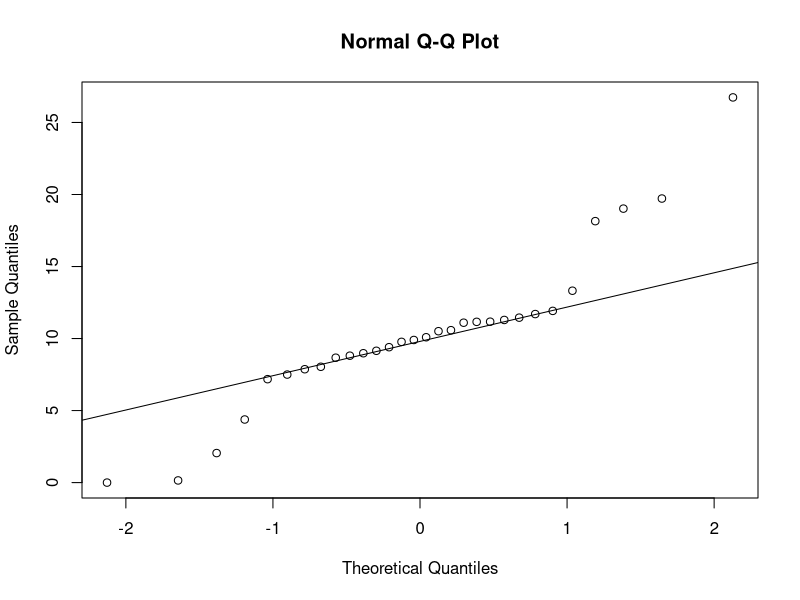
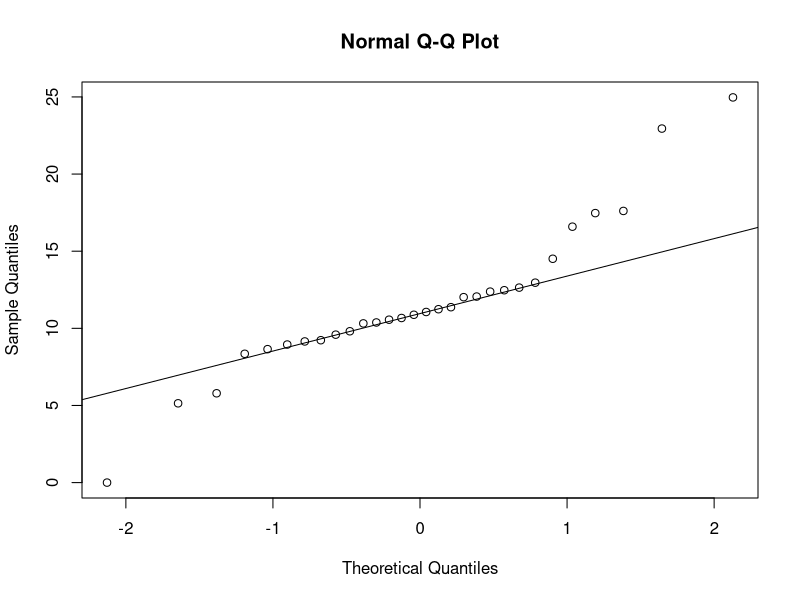
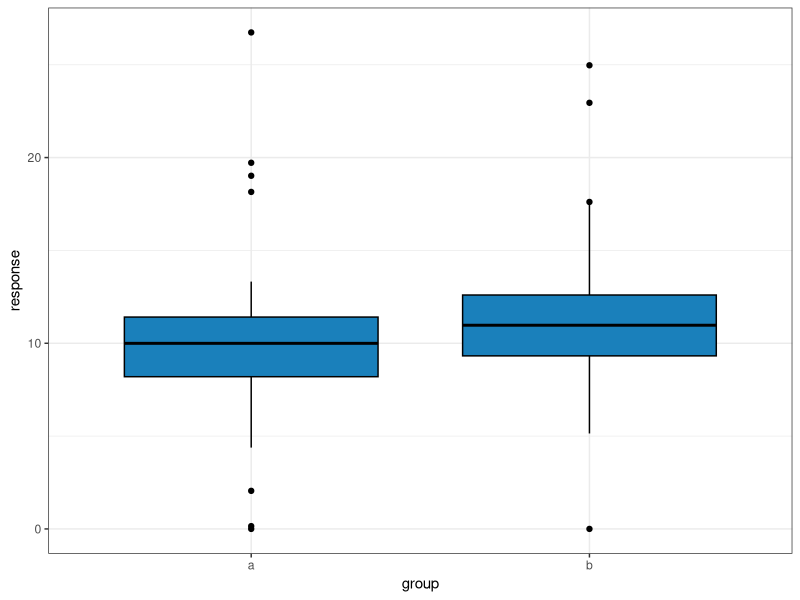

Here is the R script that generated these plots, in order:
# Read in data
welch_data <- read.csv('notes/data/welch-t-test.csv')

# Test
# H0: µ1 - µ2 = 0
# HA: µ1 - µ2 ≠ 0
# alpha = 0.05

# Extract values from groups for easier calculations
a <- welch_data$response[welch_data$group=='a']
b <- welch_data$response[welch_data$group=='b']

# Explore the data
qqnorm(a); qqline(a)
qqnorm(b); qqline(b)

print(data.frame(
  sd_a=sd(a), sd_b=sd(b)
))

library(ggplot2)
ggplot(welch_data, mapping = aes(x = group, y = response)) + 
  geom_boxplot(fill = '#1a80bb', color = 'black') + 
  theme_bw()

# Shared values
ybar_a <- mean(a)
ybar_b <- mean(b)
sd_a <- sd(a)
sd_b <- sd(b)
n_a <- length(a)
n_b <- length(b)
alpha <- 0.05

# Two-sample t-test (equal variance assumption)

sp <- sqrt(((n_a-1)*sd_a^2+(n_b-1)*sd_b^2) / (n_a+n_b-2))
se <- sp*sqrt((1/n_a + 1/n_b))
t_df <- n_a+n_b-2

t_c <- (ybar_a-ybar_b)/se
p_val <- 2*pt(abs(t_c), df=t_df, lower.tail = F)
ci <- ybar_a-ybar_b + c(-1,1)*qt(1-alpha/2, df=t_df)*se

print(data.frame(
  t=t_c, df=t_df, p_value=p_val, lcl=ci[1], ucl=ci[2]
))

t.test(a,b, var.equal = T)

# Welch's t-test (unequal variance assumption)
w_se <- sqrt(sd_a^2/n_a + sd_b^2/n_b)

w_t_c <- (ybar_a-ybar_b)/w_se

w_c <- (sd_a^2/n_a)/(sd_a^2/n_a + sd_b^2/n_b)
w_df <- ((n_a-1)*(n_b-1)) / ((n_b-1)*w_c^2+(1-w_c)^2*(n_a-1))

w_p_val <- 2*pt(abs(w_t_c), df=w_df, lower.tail = F)
w_ci <- ybar_a-ybar_b + c(-1,1)*qt(1-alpha/2, df=w_df)*w_se

print(data.frame(
  t=w_t_c, df=w_df, p_value=w_p_val, lcl=w_ci[1], ucl=w_ci[2]
))

t.test(a,b, var.equal=F)
